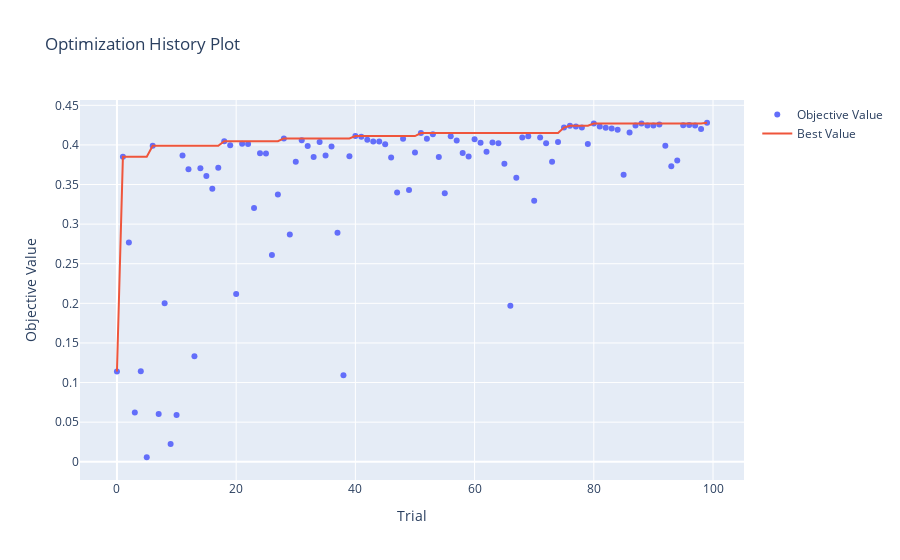

Notebook code cell kept with this figure:
### Code cell
# Plot optimization history
plot_optimization_history(study)
